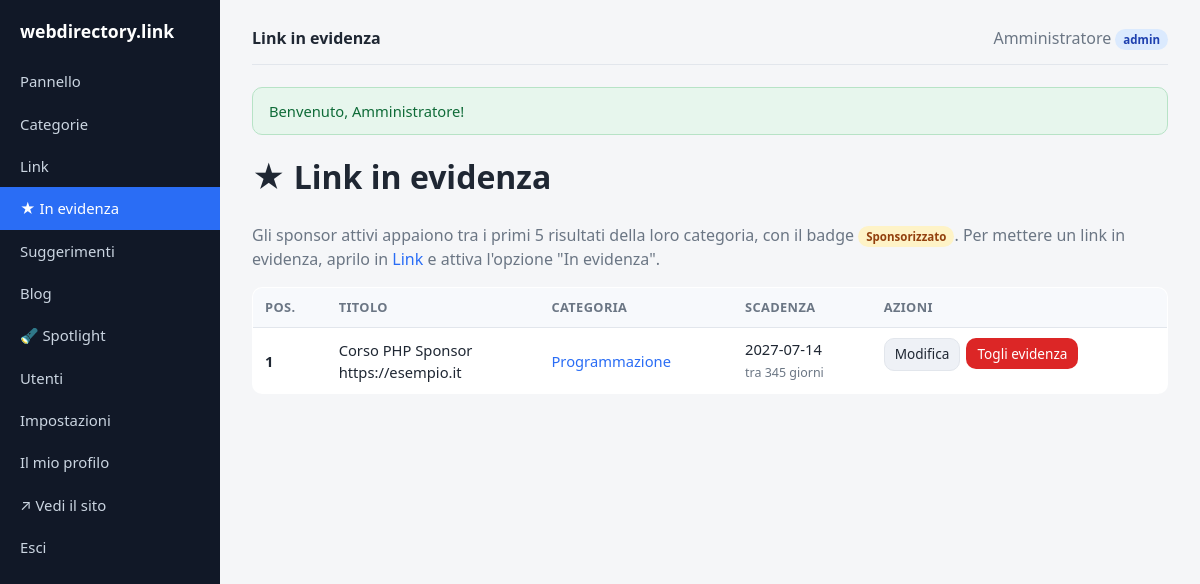
Page /admin/featured (signed in) on the committed database.
### tables this page shows
CREATE TABLE `links` (
  `id`           INT UNSIGNED NOT NULL AUTO_INCREMENT,
  `category_id`  INT UNSIGNED NOT NULL,
  `title`        VARCHAR(200) NOT NULL,
  `url`          VARCHAR(2048) NOT NULL,
  `description`  TEXT NULL,
  `status`       ENUM('approved','pending') NOT NULL DEFAULT 'approved',
  `submitted_by` VARCHAR(190) NULL,    
  `featured`         TINYINT(1) NOT NULL DEFAULT 0,    
  `featured_position` INT NOT NULL DEFAULT 0,          
  `featured_until`   DATE NULL,                        
  `image_url`    VARCHAR(2048) NULL,                   
  `latitude`     DECIMAL(10,7) NULL,                   
  `longitude`    DECIMAL(10,7) NULL,
  `address`      VARCHAR(255) NULL,                    
  `sort_order`   INT NOT NULL DEFAULT 0,
  `created_at`   DATETIME NOT NULL DEFAULT CURRENT_TIMESTAMP,
  PRIMARY KEY (`id`),
  KEY `idx_links_category` (`category_id`),
  KEY `idx_links_status` (`status`),
  KEY `idx_links_featured` (`featured`,`featured_position`),
  FULLTEXT KEY `ft_links_search` (`title`,`description`),
  CONSTRAINT `fk_links_category` FOREIGN KEY (`category_id`)
      REFERENCES `categories`(`id`) ON DELETE CASCADE
);

CREATE TABLE `categories` (
  `id`          INT UNSIGNED NOT NULL AUTO_INCREMENT,
  `parent_id`   INT UNSIGNED NULL,
  `name`        VARCHAR(160) NOT NULL,
  `slug`        VARCHAR(180) NOT NULL,
  `path`        VARCHAR(2000) NOT NULL DEFAULT '',   
  `description` TEXT NULL,
  `sort_order`  INT NOT NULL DEFAULT 0,
  `created_at`  DATETIME NOT NULL DEFAULT CURRENT_TIMESTAMP,
  PRIMARY KEY (`id`),
  KEY `idx_categories_parent` (`parent_id`),
  KEY `idx_categories_path` (`path`(191)),
  CONSTRAINT `fk_categories_parent` FOREIGN KEY (`parent_id`)
      REFERENCES `categories`(`id`) ON DELETE CASCADE
);

### app/helpers.php (called while the page is built, shortened)
<?php
function e(?string $v): string
{
    return htmlspecialchars((string) $v, ENT_QUOTES | ENT_SUBSTITUTE, 'UTF-8');
}
function url(string $path = ''): string
{
    global $CONFIG;
    $base = rtrim($CONFIG['site']['base_url'] ?? '', '/');
    $path = '/' . ltrim($path, '/');
    return $base . ($path === '/' ? '/' : $path);
}
function view(string $view, array $data = [], string $layout = 'layout'): void
{
    extract($data, EXTR_SKIP);
    require APP_PATH . '/views/' . $view . '.php';
}

### app/controllers/AdminController.php (called while the page is built, shortened)
<?php
class AdminController
{
    public static function featured(): void
    {
        self::render('admin/featured', [
            'title'    => 'Link in evidenza',
            'featured' => Link::allFeatured(),
        ]);
    }
    private static function render(string $view, array $data): void
    {
        $data['pending_badge'] = Link::pendingCount();
        view($view, $data, 'admin_layout');
    }
}

### app/config.php (called while the page is built)
<?php
return [
    'db' => [
        'driver'  => getenv('DB_DRIVER') ?: 'mysql',
        'host'    => getenv('DB_HOST') ?: '127.0.0.1',
        'name'    => getenv('DB_NAME') ?: 'dircms',
        'user'    => getenv('DB_USER') ?: 'root',
        'pass'    => getenv('DB_PASS') ?: '',
        'charset' => 'utf8mb4',
    ],
    'site' => [
        'name'     => 'webdirectory.link',
        'base_url' => '',
        'url'      => getenv('SITE_URL') ?: 'https://webdirectory.link',
        'email'    => 'info@webdirectory.link',
        'owner'    => '',
    ],
    'per_page' => 20,
    'adsense' => [
        'client' => getenv('ADSENSE_CLIENT') ?: '',
        'slot'   => getenv('ADSENSE_SLOT') ?: '',
    ],
    'antispam' => [
        'enabled'  => true,
        'min_secs' => 3,
    ],
    'describe' => [
        'meta_enabled' => true,
        'ai_enabled'   => (bool) (getenv('ANTHROPIC_API_KEY')),
        'ai_api_key'   => getenv('ANTHROPIC_API_KEY') ?: '',
        'ai_model'     => 'claude-haiku-4-5',
    ],
];

### app/models/Link.php (called while the page is built, shortened)
<?php
class Link
{
    public static function db(): PDO
    {
        return Database::pdo();
    }
    public static function allFeatured(): array
    {
        return self::db()->query(
            "SELECT l.*, c.name AS category_name, c.path AS category_path
             FROM links l JOIN categories c ON c.id = l.category_id
             WHERE l.featured = 1
             ORDER BY c.path, l.featured_position, l.title"
        )->fetchAll();
    }
}

### app/views/admin/featured.php (the view, shortened to what this page needs)
<h1>★ Link in evidenza</h1>
<p class="muted">
  Gli sponsor attivi appaiono tra i primi <?= Link::FEATURED_SLOTS ?> risultati della loro categoria,
  con il badge <span class="badge featured">Sponsorizzato</span>.
  Per mettere un link in evidenza, aprilo in <a href="<?= e(url('/admin/links')) ?>">Link</a> e attiva l'opzione "In evidenza".
</p>
<?php if (!$featured): ?>
  <p class="muted">Nessun link in evidenza al momento.</p>
<?php else: ?>
  <table class="data">
    <thead><tr><th>Pos.</th><th>Titolo</th><th>Categoria</th><th>Scadenza</th><th>Azioni</th></tr></thead>
    <tbody>
      <?php foreach ($featured as $l): ?>
        <?php
          $scad = $l['featured_until'] ?? null;
          $giorni = $scad ? (int) ceil((strtotime($scad) - time()) / 86400) : null;
        ?>
        <tr>
          <td><strong><?= (int) $l['featured_position'] ?></strong></td>
          <td><?= e($l['title']) ?><br><span class="url"><?= e($l['url']) ?></span></td>
          <td><a href="<?= e(url($l['category_path'])) ?>" target="_blank"><?= e($l['category_name']) ?></a></td>
          <td>
            <?php if ($scad): ?>
              <?= e($scad) ?>
              <?php if ($giorni !== null): ?>
                <br><span class="muted" style="font-size:.78rem">
                  <?= $giorni >= 0 ? "tra $giorni giorni" : 'scaduto' ?>
                </span>
              <?php endif; ?>
            <?php else: ?>
              <span class="muted">senza scadenza</span>
            <?php endif; ?>
          </td>
          <td class="actions-cell">
            <a class="btn small secondary" href="<?= e(url('/admin/links/' . $l['id'] . '/edit')) ?>">Modifica</a>
            <form method="post" action="<?= e(url('/admin/featured/' . $l['id'] . '/remove')) ?>"
                  onsubmit="return confirm('Togliere l\'evidenza da questo link?');">
              <button class="btn small danger" type="submit">Togli evidenza</button>
            </form>
          </td>
        </tr>
      <?php endforeach; ?>
    </tbody>
  </table>
<?php endif; ?>

### public/index.php (shortened to what this page needs)
<?php
$configFile = APP_PATH . '/config.php';
$CONFIG = require $configFile;
require APP_PATH . '/helpers.php';
require APP_PATH . '/Describe.php';
require APP_PATH . '/models/Link.php';
require APP_PATH . '/controllers/AdminController.php';
$uri = parse_url($_SERVER['REQUEST_URI'] ?? '/', PHP_URL_PATH) ?? '/';
$uri = '/' . trim(rawurldecode($uri), '/');
$method = $_SERVER['REQUEST_METHOD'] ?? 'GET';
foreach ($routes as [$rMethod, $pattern, $handler]) {
    if ($rMethod === $method && preg_match($pattern, $uri, $m)) {
        array_shift($m);
        $handler(...$m);
        exit;
    }
}

### assets/css/style.css (style rules this page uses)
:root { --bg:#f5f6f8; --panel:#ffffff; --ink:#1f2733; --muted:#6b7684; --brand:#2a6df5; --brand-dark:#1a52c9; --border:#e2e6ec; --ok:#1f9d55; --warn:#d97706; --danger:#dc2626; --pending:#fff7ed; --radius:10px; --shadow:0 1px 3px rgba(20,30,50,.08); }
* { box-sizing:border-box }
body { margin:0; font-family:system-ui,-apple-system,"Segoe UI",Roboto,Helvetica,Arial,sans-serif; color:var(--ink); background:var(--bg); line-height:1.5; }
a { color:var(--brand); text-decoration:none }
.btn { display:inline-block; padding:8px 16px; border-radius:var(--radius); border:1px solid transparent; background:var(--brand); color:#fff; font-size:.95rem; cursor:pointer; font-family:inherit; }
.btn.small { padding:5px 10px; font-size:.85rem }
.btn.secondary { background:#eef1f6; color:var(--ink); border-color:var(--border) }
.btn.danger { background:var(--danger) }
.badge { display:inline-block; padding:2px 8px; border-radius:999px; font-size:.72rem; font-weight:600 }
.badge.featured { background:#fef3c7; color:#92400e }
table.data { width:100%; border-collapse:collapse; background:var(--panel); border:1px solid var(--border); border-radius:var(--radius); overflow:hidden }
table.data th, table.data td { padding:10px 12px; text-align:left; border-bottom:1px solid var(--border); font-size:.92rem }
table.data th { background:#f7f9fc; font-size:.8rem; text-transform:uppercase; letter-spacing:.03em; color:var(--muted) }
table.data tr:last-child td { border-bottom:0 }
.actions-cell { white-space:nowrap; display:flex; gap:6px }
.actions-cell form { display:inline }
.muted { color:var(--muted) }
h1 { margin-top:0 }

### rows in the picture
links: featured_position "1", title "Corso PHP Sponsor", url "https://esempio.it", category.name "Programmazione", featured_until "2027-07-14", featured_until "345"

### other values in the picture
$siteName "webdirectory.link"
